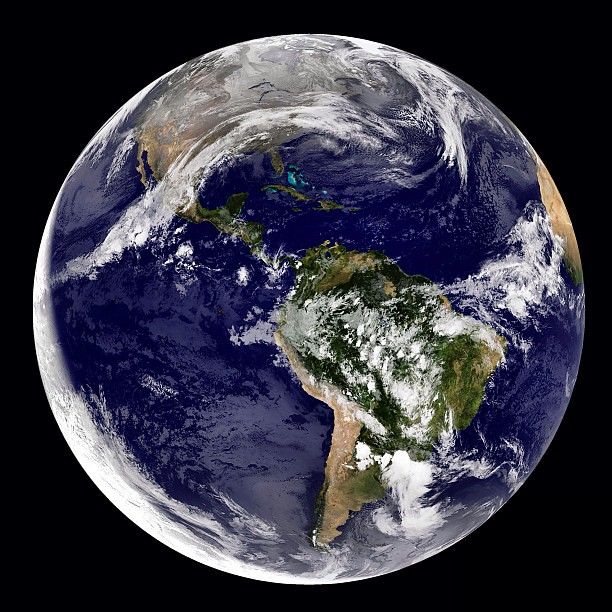
#> input picture imgs/earth.jpg, 612 x 612 px, found by its file name
$ jupyter execute --allow-errors cviko2.ipynb   (older library calls are emulated)
#> lines starting #> are read from the running program, lines starting #| are printed output that depends on the picture; long printed decimals are rounded
<a href="https://colab.research.google.com/github/stanislav215/computer_vision/blob/master/cviko2.ipynb" target="_parent"></a>

[cell 1]
#TODO:
# Základné operácie s obrazmi v knihe od strany 10 po stranu 16
import matplotlib.pyplot as plt
import numpy as np

from skimage import data, io, transform
from scipy import signal

[cell 2]
x = np.linspace(0, 5*np.pi, 500)
plt.plot(x,"*-")
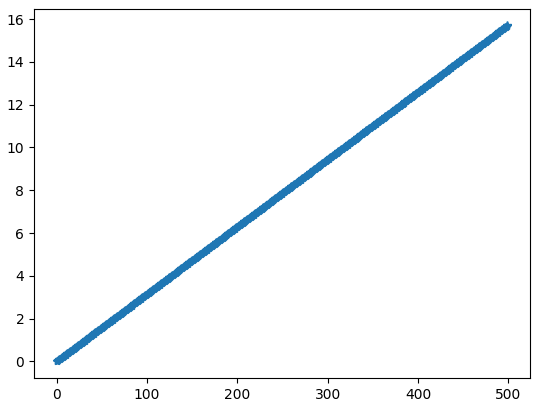
#> figure drawn by matplotlib, 1 panel; curve peaks at x = 499, y = 15.71

[cell 3]
plt.figure()
y = np.sin(x)
plt.plot(x, y,"*-")
plt.ylabel("Y- Value of sin(x)")
plt.xlabel("x_value")
plt.title('Kartenzianska sustava hodnot vektora Y')
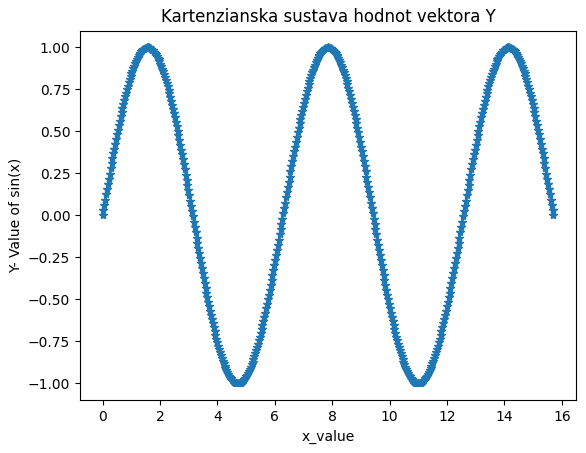
#> figure drawn by matplotlib, 1 panel; curve peaks at x = 1.57, y = 1

[cell 4]
plt.figure()
rand_img = np.random.rand(256, 512)
plt.imshow(rand_img>0.5,cmap='gray')
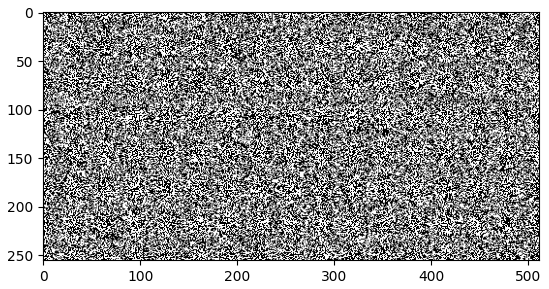
#> figure drawn by matplotlib, 1 panel

#> (a cell that did not finish here is left out)

[cell 6]
plt.figure()
#> (the rest of this cell did not finish here and is left out)

[cell 7]
image_earth = io.imread("imgs/earth.jpg")
#> image_earth is the input picture: shape (612, 612, 3); mean R, G, B 58.4, 57.6, 71.2
fig = plt.figure()
ax = fig.add_subplot(111)
plt.imshow(image_earth)
ax.set_aspect('equal')

[cell 8]
image_earth = io.imread("imgs/earth.jpg")
i_gray = 0.2126 * image_earth[:,:,0] + 0.7152 * image_earth[:,:,1] + 0.0722 * image_earth[:,:,2]
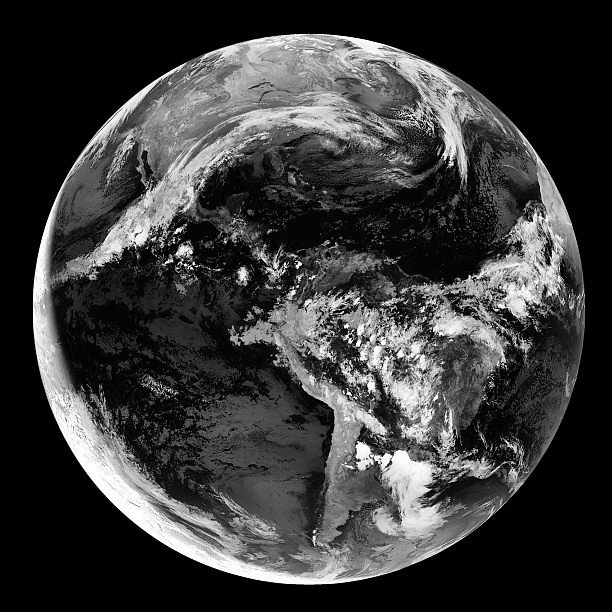
#> i_gray: shape (612, 612) float64; min 0, max 255, mean 58.8
i_gray = i_gray.astype(dtype=np.uint8)

Prevod RGB na šedotónovy obrázok

[cell 9]
from skimage.color import rgb2gray
#Y = 0.2125 R + 0.7154 G + 0.0721 B scikit
i_gray2 = (rgb2gray(image_earth)*255).astype(dtype=np.uint8)
print("Sum error between methods: ", np.sum((i_gray2 -i_gray)**2))
#| Sum error between methods:  3618
print("Average error: ", np.sum((i_gray2 -i_gray)**2)/i_gray2.size)
#| Average error:  0.00966

plt.figure()
plt.imshow(np.concatenate((i_gray, i_gray2),1),cmap="gray")
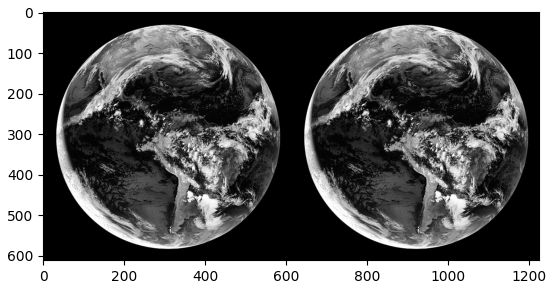
#> figure drawn by matplotlib, 1 panel

$ run again, with imgs/artificial_texture.jpg copied over imgs/earth.jpg
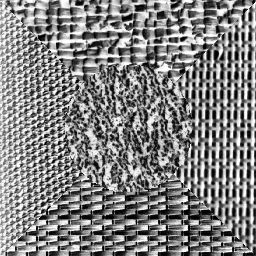
#> input picture imgs/artificial_texture.jpg, 256 x 256 px, found by its file name
#> image_earth is the input picture: shape (256, 256); min 0, max 255, mean 130.3
#> `i_gray2 = (rgb2gray(image_earth)*255).astype(dtype=np.uint8)`:
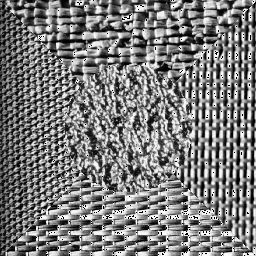
#> i_gray2: shape (256, 256); min 0, max 255, mean 123.2

$ run again, with imgs/tsukubaleft.jpg copied over imgs/earth.jpg
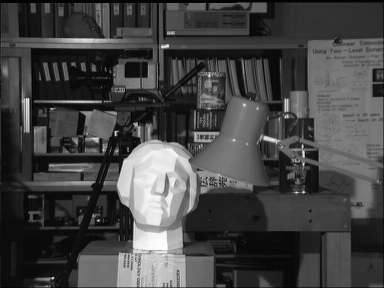
#> input picture imgs/tsukubaleft.jpg, 384 x 288 px, found by its file name
#> image_earth is the input picture: shape (288, 384); min 0, max 254, mean 68.3
#> `i_gray2 = (rgb2gray(image_earth)*255).astype(dtype=np.uint8)`:
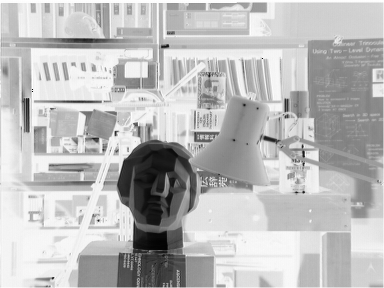
#> i_gray2: shape (288, 384); min 0, max 255, mean 187.7
